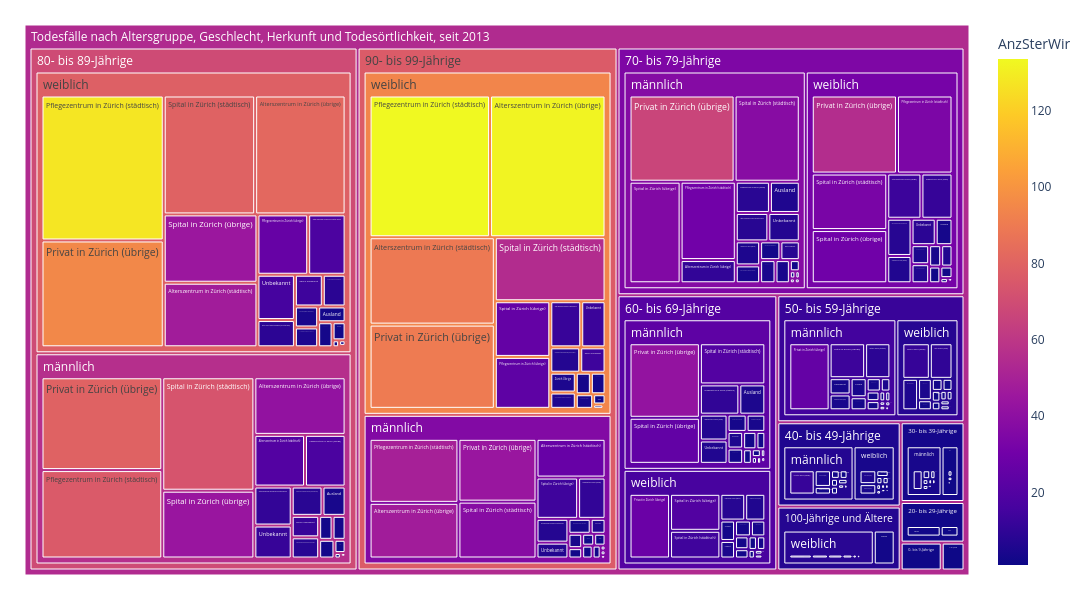

Source (notebook cell):
### Code cell
treeMap1 = mypy_dv.plot_px_treemap(
    data=data2betested.reset_index().query("AnzSterWir>0")
    ,levels=['AlterV10Lang','SexLang', 'TodOertlichkeitLevel2Lang']
    ,values="AnzSterWir"
    ,color="AnzSterWir"
    #, color_continuous_scale='Blues'
    ,color_discrete_map=farben_dict_zc
    ,height=600
    ,width=1100               
    #,margin_val_bottom=25
    ,myHeaderTitle="Todesfälle nach Altersgruppe, Geschlecht, Herkunft und Todesörtlichkeit, seit "+data_min_date
)
treeMap1

### Figure 1 — Plotly figure (JSON) as saved in the notebook; plotly's stock layout.template omitted (floating-point values rounded to 4 significant figures; data arrays with more than 128 entries replaced by an {"elided": "..."} marker saying what was removed)
{"data": [{"branchvalues": "total", "customdata": {"elided": "366x1 float values"}, "domain": {"x": [0, 1], "y": [0, 1]}, "hovertemplate": "%{label}<br><br>Anzahl:<br>%{value}<extra></extra>", "ids": {"elided": "366 str values"}, "labels": {"elided": "366 str values"}, "marker": {"coloraxis": "coloraxis", "colors": {"elided": "366 float values"}}, "name": "", "parents": {"elided": "366 str values"}, "root": {"color": "grey"}, "type": "treemap", "values": {"elided": "366 int values"}}], "layout": {"coloraxis": {"colorbar": {"title": {"text": "AnzSterWir"}}, "colorscale": [[0, "#0d0887"], [0.1111, "#46039f"], [0.2222, "#7201a8"], [0.3333, "#9c179e"], [0.4444, "#bd3786"], [0.5556, "#d8576b"], [0.6667, "#ed7953"], [0.7778, "#fb9f3a"], [0.8889, "#fdca26"], [1, "#f0f921"]]}, "height": 600, "legend": {"tracegroupgap": 0}, "margin": {"b": 25, "l": 25, "r": 25, "t": 25}, "width": 1100}}
